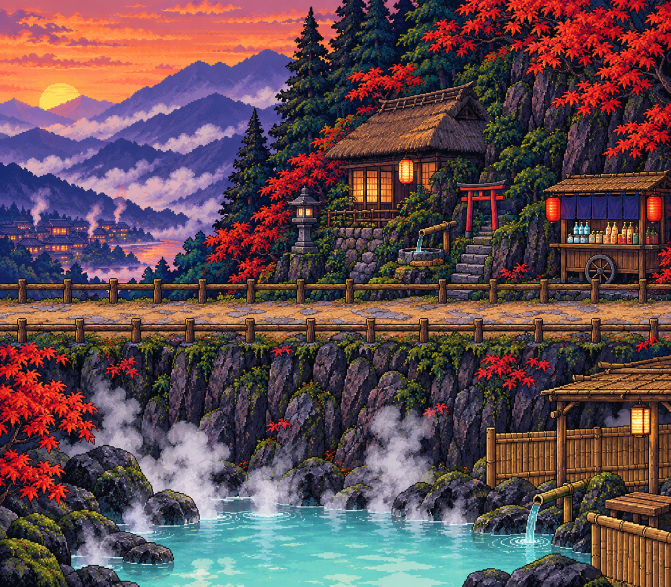
#> input picture art-src/bg-onsen.png, 1341 x 1173 px (shown at 1/2 size)
$ python build_onsen.py ../art-src/bg-onsen.png
#> lines starting #> are read from the running program, lines starting #| are printed output that depends on the picture
#!/usr/bin/env python3
"""Build the 溫泉關 backdrop (one screen, the camera is locked there) from the AI-generated source art-src/bg-onsen.png.

The source has a thin path; the arena needs half of the usual walking depth. So the picture is cut into horizontal bands and
the sand band between the two fences is stretched, while the fences and everything else keep close to their natural size:

    sky + mountains + hut + cart   (a little squashed)
    upper fence
    sand: the walkable ground      (stretched to GROUND rows)
    lower fence
    cliff + steam + hot spring     (squashed to fit)

writes assets/gen/bg_onsen.png and the "_onsen" entry of assets/manifest.json.

    python3 tools/build_onsen.py [--preview preview_onsen.png]
"""
import json
import sys
from pathlib import Path

import numpy as np
from PIL import Image

ROOT = Path(__file__).resolve().parent.parent
SRC = ROOT / 'art-src' / 'bg-onsen.png'
OUT = ROOT / 'assets' / 'gen'
MANIFEST = ROOT / 'assets' / 'manifest.json'

SCREEN_W, SCREEN_H = 256, 224
COLORS = 48

# (source rows from, to) -> (screen rows from, to). Source rows were measured on the 1341x1173 picture.
BANDS = [
    ((0, 575), (0, 104)),       # sky, mountains, hut, cart
    ((575, 605), (104, 110)),   # upper fence
    ((605, 636), (110, 142)),   # the sand path: this is where heroes and enemies walk
    ((636, 688), (142, 150)),   # lower fence
    ((688, 1173), (150, 224)),  # cliff, steam, hot spring
]
GROUND = (BANDS[2][1][0] + 2, BANDS[2][1][1] - 2)  # feet stay inside the sand


def build():
    src = Image.open(SRC).convert('RGB')
#> src is the input picture: PIL image 1341x1173 RGB; mean R, G, B 99.1, 76, 80.7
    out = Image.new('RGB', (SCREEN_W, SCREEN_H))
#> out: PIL image 256x224 RGB; every value is 0
    for (s0, s1), (d0, d1) in BANDS:
        band = src.crop((0, s0, src.width, s1)).resize((SCREEN_W, d1 - d0), Image.BOX)
        out.paste(band, (0, d0))
#> this loop made 5 passes
#> pass 1, in build, `band = src.crop((0, s0, src.width, s1)).resize((SCREEN_W, d1 - d0), Im..`:
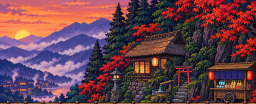
#> band: PIL image 256x104 RGB; mean R, G, B 104.5, 66.1, 77.9
#> pass 3, in build, `band = src.crop((0, s0, src.width, s1)).resize((SCREEN_W, d1 - d0), Im..`:
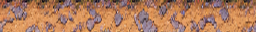
#> band: PIL image 256x32 RGB; mean R, G, B 175.8, 124, 93.2
#> after the loop:
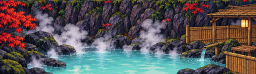
#> band: PIL image 256x74 RGB; mean R, G, B 89.3, 86.1, 87.5
#> after the loop:
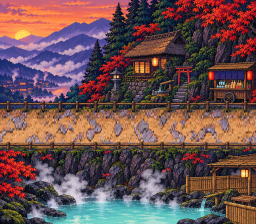
#> out: PIL image 256x224 RGB; mean R, G, B 108.6, 81, 81.8
    q = out.quantize(colors=COLORS, method=Image.MEDIANCUT, dither=Image.NONE).convert('RGB')
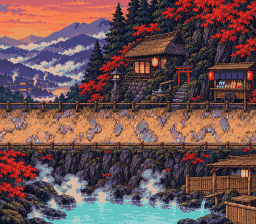
#> q: PIL image 256x224 RGB; mean R, G, B 108.5, 80.9, 81.6
    return q


def main():
    OUT.mkdir(parents=True, exist_ok=True)
    img = build()
    img.save(OUT / 'bg_onsen.png', optimize=True)
    manifest = json.loads(MANIFEST.read_text()) if MANIFEST.exists() else {}
    manifest['_onsen'] = {'image': 'gen/bg_onsen.png', 'w': SCREEN_W, 'h': SCREEN_H, 'groundMin': GROUND[0], 'groundMax': GROUND[1]}
    MANIFEST.write_text(json.dumps(manifest, indent=2, ensure_ascii=False) + '\n')
    print('onsen', img.size, 'ground', GROUND)
#| onsen (256, 224) ground (112, 140)
    if '--preview' in sys.argv:
        prev = Path(sys.argv[sys.argv.index('--preview') + 1])
        big = img.resize((SCREEN_W * 4, SCREEN_H * 4), Image.NEAREST)
        # mark the walkable band
        a = np.asarray(big).copy()
        for y in (GROUND[0] * 4, GROUND[1] * 4):
            a[y : y + 2, :] = (255, 0, 255)
        Image.fromarray(a).save(prev)


if __name__ == '__main__':
    main()
